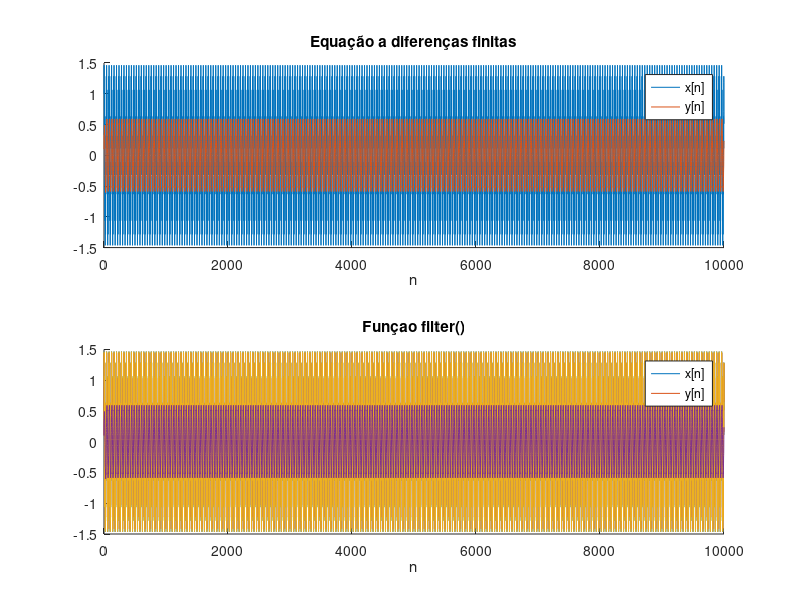

MATLAB code for this plot:

close all
clear 
clc 

alfa = 0.1;
y_ant = 0;
N = 10000;
f1 = 1/40;
A1 = 1;
f2 = 1/5;
A2 = 0.5;
fs = 10e3;
t = 0:N-1;

x = A1*cos(2*pi*t*f1) + A2 * sin(2*pi*t*f2);
y = linspace(1, N);


for i=1:N
    y(i) = alfa*x(i) + (1-alfa)*y_ant;
    y_ant = y(i);
end 

figure(1);
subplot(2,1,1);
hold ON
plot(x); plot(y);
xlabel('n');
legend('x[n]', 'y[n]'); title('Equação a diferenças finitas');
hold OFF

a = 1;
b = [alfa (1-alfa)];
y2 = filter(b,a,x);
subplot(2, 1, 2);

hold ON
plot(x); plot(y2);
xlabel('n');
legend("x[n]", "y[n]"); title("Funçao filter()");
hold OFF

a = 1;
b = [alfa (1-alfa)];
y2 = filter(b,a,x);
subplot(2, 1, 2);

hold ON
plot(x); plot(y);
xlabel('n');
legend("x[n]", "y[n]"); title("Funçao filter()");
hold OFF

disp("Primeiro Som");
pause(1);
sound(x, fs);
disp("Segundo Som");
pause(1);
sound(y, fs);


audiowrite('teste.wav', y, fs, 'BitsPerSample',16);
info = audioinfo('teste.wav');
